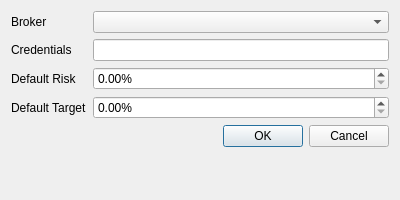
<?xml version="1.0" encoding="UTF-8"?>
<!--
/****************************************************************************
**
** This file is part of the Blackfriars Trading Terminal
**
** Copyright (C) 2021 Alexander Mishurov
**
** GNU General Public License Usage
** This file may be used under the terms of the GNU
** General Public License version 3. The licenses are as published by
** the Free Software Foundation and appearing in the file LICENSE.GPL3
** included in the packaging of this file. Please review the following
** information to ensure the GNU General Public License requirements will
** be met: https://www.gnu.org/licenses/gpl-3.0.html.
**
****************************************************************************/
-->
<ui version="4.0">
<class>PrefDialog</class>
<widget class="QDialog" name="PrefDialog">
    <property name="geometry">
        <rect>
            <x>0</x>
            <y>0</y>
            <width>400</width>
            <height>200</height>
        </rect>
    </property>
    <property name="windowTitle">
        <string>Preferences</string>
    </property>
    <layout class="QFormLayout" name="formLayout">

        <!-- Broker -->
        <item row="0" column="0">
            <widget class="QLabel" name="labelBroker">
                <property name="text">
                     <string>Broker</string>
                </property>
            </widget>
        </item>
        <item row="0" column="1">
            <widget class="QComboBox" name="inputBroker"/>
        </item>

        <!-- Credentials -->
        <item row="1" column="0">
            <widget class="QLabel" name="labelCreds">
                <property name="text">
                     <string>Credentials</string>
                </property>
            </widget>
        </item>

        <item row="1" column="1">
            <widget class="QLineEdit" name="inputCreds"/>
        </item>

        <!-- Max Risk -->
        <item row="2" column="0">
            <widget class="QLabel" name="labelDefaultRisk">
                <property name="text">
                     <string>Default Risk</string>
                </property>
            </widget>
        </item>

        <item row="2" column="1">
            <widget class="QDoubleSpinBox" name="inputDefaultRisk">
                <property name="minimum">
                     <number>0</number>
                </property>
                <property name="singleStep">
                    <double>0.25</double>
                </property>
                <property name="maximum">
                     <number>5</number>
                </property>
                <property name="suffix">
                     <string>%</string>
                </property>
            </widget>
        </item>

        <!-- Return / Risk Ratio -->
        <item row="3" column="0">
            <widget class="QLabel" name="labelDefaultTarget">
                <property name="text">
                     <string>Default Target</string>
                </property>
            </widget>
        </item>
        <item row="3" column="1">
            <widget class="QDoubleSpinBox" name="inputDefaultTarget">
                <property name="minimum">
                     <number>0</number>
                </property>
                <property name="singleStep">
                    <double>0.25</double>
                </property>
                <property name="suffix">
                     <string>%</string>
                </property>
            </widget>
        </item>

        <!-- Buttons -->
        <item row="4" column="0" colspan="2">
            <widget class="QDialogButtonBox" name="dialogButtons">
                <property name="standardButtons">
                    <set>QDialogButtonBox::Cancel|QDialogButtonBox::Ok</set>
                </property>
            </widget>
        </item>
    </layout>
</widget>
<resources/>
<connections/>
</ui>
